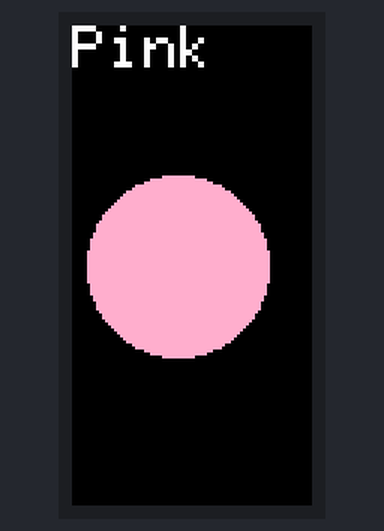
Simulated run of this sketch. Board: ESP32. Parts: 80×160 colour display.

Above: at 0.2 s.
At 1.2 s:
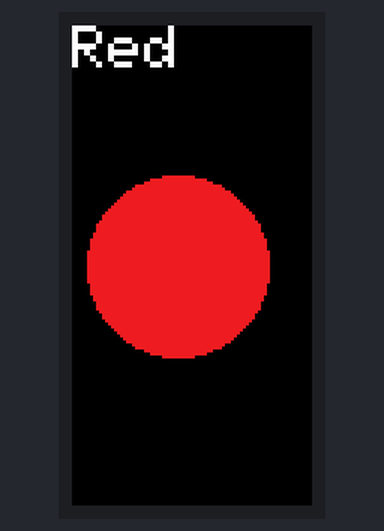
At 2.2 s:
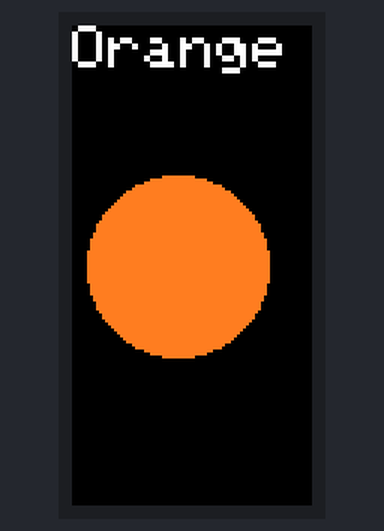
At 3.2 s:
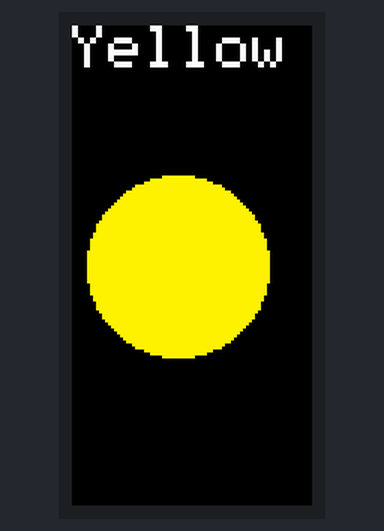
At 5.2 s:
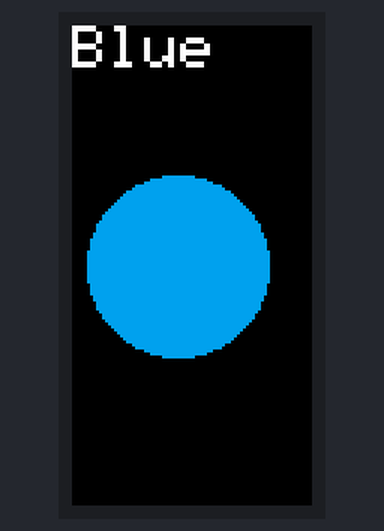
At 7.3 s:
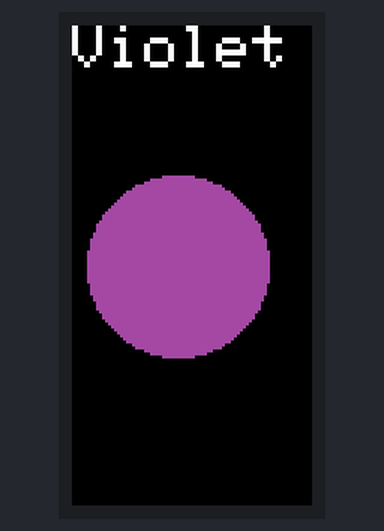

Measured:
- by itself, everything shown: repeats every 8.1 s, in 8 steps
- what the display in image 1 shows lasts 1.0 s, from 1.2 s to 2.2 s

The sketch:

lcd.ino
```cpp
#include <M5StickC.h>

int colors[] = {
  0xfd79, 0xe8e4, 0xfbe4, 0xff80, 0x2589,
  0x051d, 0x3a59, 0xa254
};

char const *colorNames[] = {
  "Pink", "Red", "Orange", "Yellow", "Green", "Blue",
  "Dark Blue", "Violet"
};

// pure R(5 bits), G(6 bits), B(5 bits)
//int colors[] = {0xf800, 0x7e0, 0x1f};

int size = 0;
int i = 0;

void setup() {
  M5.begin();
  size = sizeof(colors) / sizeof(int);

  M5.Lcd.setTextSize(2);
  M5.Lcd.setTextColor(WHITE);
}

void loop() {
  // clear only text...Any good way?
  M5.Lcd.fillRect(0, 0, 80, 40, BLACK);
  M5.Lcd.fillCircle(35, 80, 30, colors[i]);
  M5.Lcd.setCursor(0, 0);
  M5.Lcd.printf("%s", colorNames[i]);
  ++i;
  if (i >= size) i = 0;
  delay(1000);
}
```
